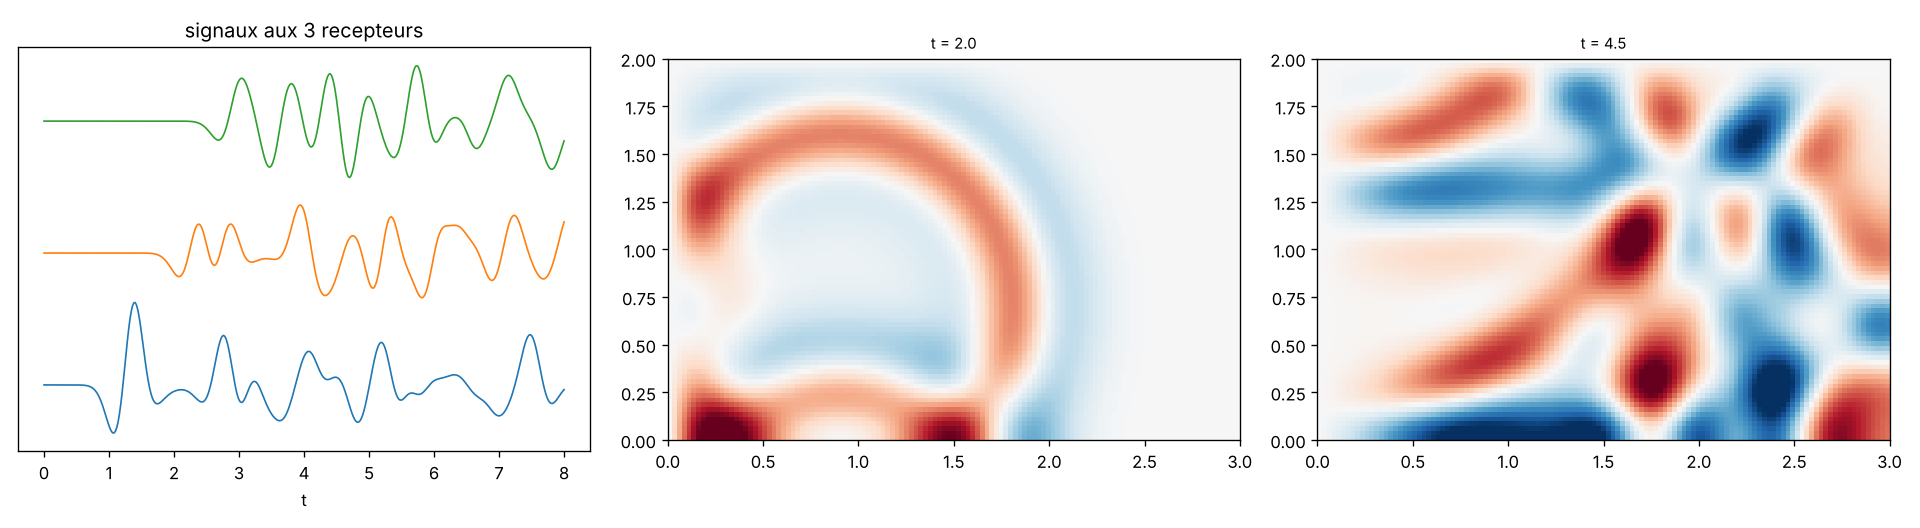

Here is the Python script that generated this plot:
"""Onde 2D : impulsion de Ricker dans une boite a CL mixtes, sismogrammes et champ."""
import numpy as np, matplotlib; matplotlib.use("Agg"); import matplotlib.pyplot as plt
import gueye as gy

W = gy.wave(size=(3.0, 2.0), cells=(120, 80), bc=[("D", ("R", 1.5)), ("N", "D")], c=1.0, eta=0.02)
wp = 8.0
ricker = lambda t: (1 - 2 * (0.5 * wp * (t - 1.0))**2) * np.exp(-(0.5 * wp * (t - 1.0))**2)
rec = [(1.0, 1.0), (2.2, 0.5), (2.6, 1.6)]
t, U, R = W.march(0.02, 400, source=W.point_source((0.9, 0.7), ricker), receivers=rec, every=1)
fig, ax = plt.subplots(1, 3, figsize=(16, 4.4))
tr = np.arange(R.shape[0]) * 0.02
for i in range(len(rec)): ax[0].plot(tr, R[:, i] / np.abs(R).max() + 1.6 * i, lw=1)
ax[0].set_xlabel("t"); ax[0].set_yticks([]); ax[0].set_title("signaux aux 3 recepteurs")
for a_, tt in zip(ax[1:], (2.0, 4.5)):
    z = U[int(tt / 0.02)]; v = np.abs(z).max() * 0.8
    a_.imshow(z, origin="lower", extent=[0, 3, 0, 2], cmap="RdBu_r", vmin=-v, vmax=v); a_.set_title(f"t = {tt}", fontsize=9)
plt.tight_layout(); plt.savefig("ex4_onde.png", dpi=120)
